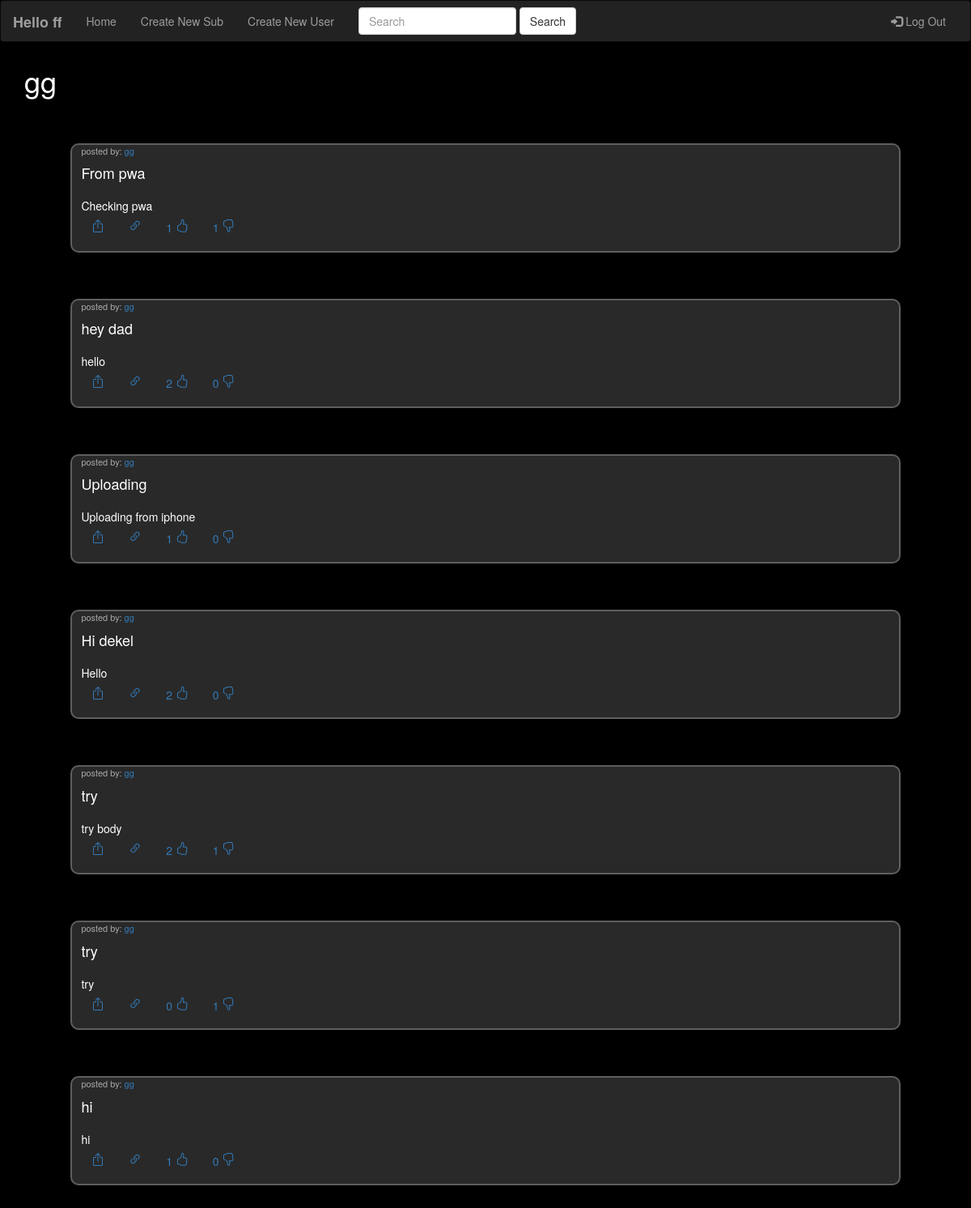
/user/gg (signed in), run on the app's committed database.
### tables this page shows
CREATE TABLE Users (    Email varchar(255) NOT NULL,    Username varchar(255) NOT NULL PRIMARY KEY UNIQUE,    Password varchar(255) NOT NULL);

CREATE TABLE Posts (	PostId INTEGER NOT NULL PRIMARY KEY,	PostHead TEXT NOT NULL,	PostBody TEXT,	Poster TEXT NOT NULL,	Sub TEXT NOT NULL,	Likes INTEGER NOT NULL,	Dislikes INTEGER NOT NULL, LikedBy TEXT, DisLikedBy TEXT);

### main.py (the view)
@app.route("/user/<string:username>")
def userPage(username=""):
    isloggedin = checkIfLoggedIn(session)
    if isloggedin:
        isloggedin = session["loggedin"]
    else:
        isloggedin = False
    if username == "":
        return redirect("/")
    conn = sqlite3.connect("db/forum.db")
    cursor = conn.execute(f"SELECT * FROM Users WHERE Username = '{username}'")
    conn.commit()
    user = cursor.fetchone()
    if user is None:
        return redirect("/errorPage/user-not-found")
    cursor = conn.execute(f"SELECT * FROM Posts WHERE Poster = '{username}'")
    conn.commit()
    posts = cursor.fetchall()
    return render_template("userPage.html", isloggedin=isloggedin, user=user, posts=posts)

### main.py (called while the page is built)
def checkLoggin(username, password):
    conn = sqlite3.connect("db/forum.db")
    cursor = conn.execute("SELECT * FROM Users")
    for i in cursor:
        if username == i[1] and password == i[2]:
            return True
    return False

def checkIfLoggedIn(s):
    isloggedin = "loggedin" in s.keys()
    if isloggedin:
        isloggedin = s["loggedin"]
        if isloggedin:
            try:
                isloggedin = checkLoggin(s["username"], s["password"])
            except:
                isloggedin = False
    else:
        isloggedin = False
    return isloggedin

### templates/userPage.html (shortened to what this page needs)
{% extends "base.html" %}
{% block body %}
    <div class="container">
        <h1>{{ user[1] }}</h1>
        {% for i in posts %}
        <div class="post">
            <div class="header" onclick="window.location.href = '/sub/{{ i[4] }}/{{ i[0] }}'">
                <div class="op">
                    posted by: <a href="/user/{{ i[3] }}">{{ i[3] }}</a>
                </div>
                <h4>{{ i[1] }}</h4>
            </div>
            <div onclick="window.location.href = '/sub/{{ i[4] }}/{{ i[0] }}'">
                {{ i[2] }}
            </div>
            <div class="options">
                <button class="btn btn-link" onclick="share('/sub/{{ i[4] }}/{{ i[0] }}')">
                </button>
                <button class="btn btn-link" onclick="copy('/sub/{{ i[4] }}/{{ i[0] }}')">
                </button>
                {% if isloggedin %}
                <button class="btn btn-link" onclick="like('{{ i[0] }}')">
                    {{ i[5] }}
                </button>
                <button class="btn btn-link" onclick="dislike('{{ i[0] }}')">
                    {{ i[6] }}
                </button>
                {% endif %}
            </div>
        </div>
        {% endfor %}
    </div>
{% endblock %}

### templates/base.html (style rules this page uses)
body { background-color: #000; color: white; -webkit-top-highlight-color: transparent; padding-top: 60px; }

### templates/userPage.html (style rules this page uses)
.post { border-style: solid; border-width: 2px; border-radius: 10px; border-color: rgb(94, 94, 94); background-color: rgb(41, 41, 41); padding-left: 1%; padding-bottom: 1%; margin: 5%; }
.header { margin-top: 0%; margin-bottom: 2%; }
.op { font-size: 11px; color: rgb(167, 167, 167); }

### data on the page
Users: Username "gg"
Posts: Poster "gg", PostHead "From pwa", PostBody "Checking pwa", Likes "1", Dislikes "1"
Posts: Poster "gg", PostHead "hey dad", PostBody "hello", Likes "2", Dislikes "0"
Posts: Poster "gg", PostHead "Uploading", PostBody "Uploading from iphone", Likes "1", Dislikes "0"
Posts: Poster "gg", PostHead "Hi dekel", PostBody "Hello", Likes "2", Dislikes "0"
Posts: Poster "gg", PostHead "try", PostBody "try body", Likes "2", Dislikes "1"
Posts: Poster "gg", PostHead "try", PostBody "try", Likes "0", Dislikes "1"
Posts: Poster "gg", PostHead "hi", PostBody "hi", Likes "1", Dislikes "0"

### other printed values
{{ session["username"] }} "ff"
